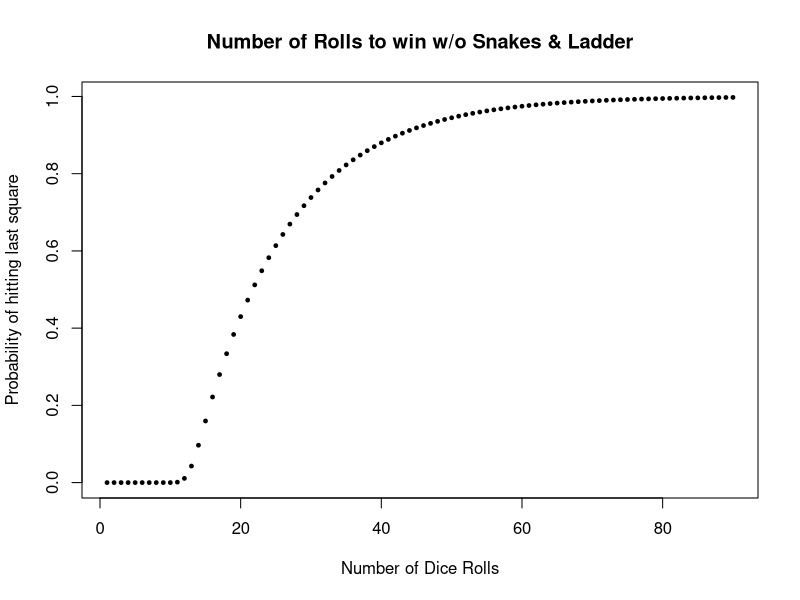
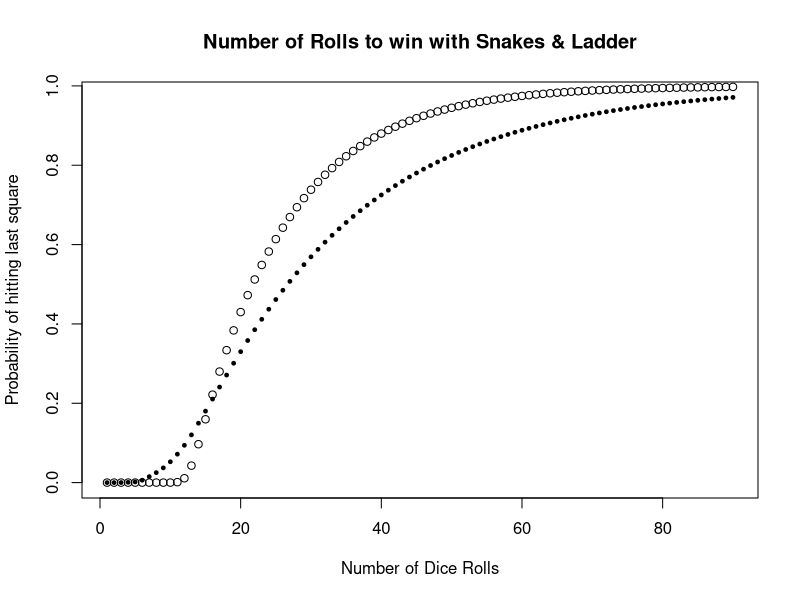

These figures' R source, in order:
dice_prob <- c(1/36, 2/36, 3/36, 4/36, 5/36, 6/36, 5/36, 4/36, 3/36, 2/36, 1/36)

transition <- matrix(0, nrow = 100, ncol = 100)

# initial matrix w/o snakes and ladders
for (i in 1:99){
  for (j in 1:11){
    if (i + j + 1 > 100){
      # if counter goes beyond the grid
      transition[200 - (i+ j + 1), i] <- transition[200 - (i + j + 1), i] + dice_prob[j]
    } else {
      # if counter does not go beyond the grid
      transition[i + j + 1, i] <- transition[i + j + 1, i] + dice_prob[j]
    }
  }
}

# last square is absorbing
transition[100, 100] <- 1
state <- rep(0, 100)
state[1] = 1

# run markov chain 100 times
res_initial <- c()
for (i in 1:90){
  state <- transition %*% state
  res_initial <- append(res_initial, state[100])
}

plot(res_initial, 
     main = "Number of Rolls to win w/o Snakes & Ladder",
     ylab = "Probability of hitting last square",
     xlab = "Number of Dice Rolls",
     pch = 19, cex = 0.5)


# swapping function for snakes and ladder
transfer_aux <- function(square, old, new, trans){
  temp <- trans[old, square]
  trans[old, square] <- 0
  trans[new, square] <- trans[new, square] + temp
  return (trans)
}

# need to swap states for all squares
transfer <- function(old, new, trans){
  for (i in 1:100){
    trans <- transfer_aux(i, old, new, trans)   
  }
  return (trans)
}

transition <- transfer(34, 1, transition)
transition <- transfer(25, 5, transition)
transition <- transfer(3, 51, transition)
transition <- transfer(6, 27, transition)
transition <- transfer(20, 70, transition)
transition <- transfer(47, 19, transition)
transition <- transfer(36, 55, transition)
transition <- transfer(65, 52, transition)
transition <- transfer(91, 61, transition)
transition <- transfer(63, 95, transition)
transition <- transfer(87, 57, transition)
transition <- transfer(68, 98, transition)
transition <- transfer(99, 69, transition)




state_new <- rep(0, 100)
state_new[1] = 1

# run markov chain 100 times
res_new <- c()
for (i in 1:90){
  state_new <- transition %*% state_new
  res_new <- append(res_new, state_new[100])
}


plot(res_new, 
     main = "Number of Rolls to win with Snakes & Ladder",
     ylab = "Probability of hitting last square",
     xlab = "Number of Dice Rolls",
     pch = 19, cex = 0.5)

points(res_initial)
